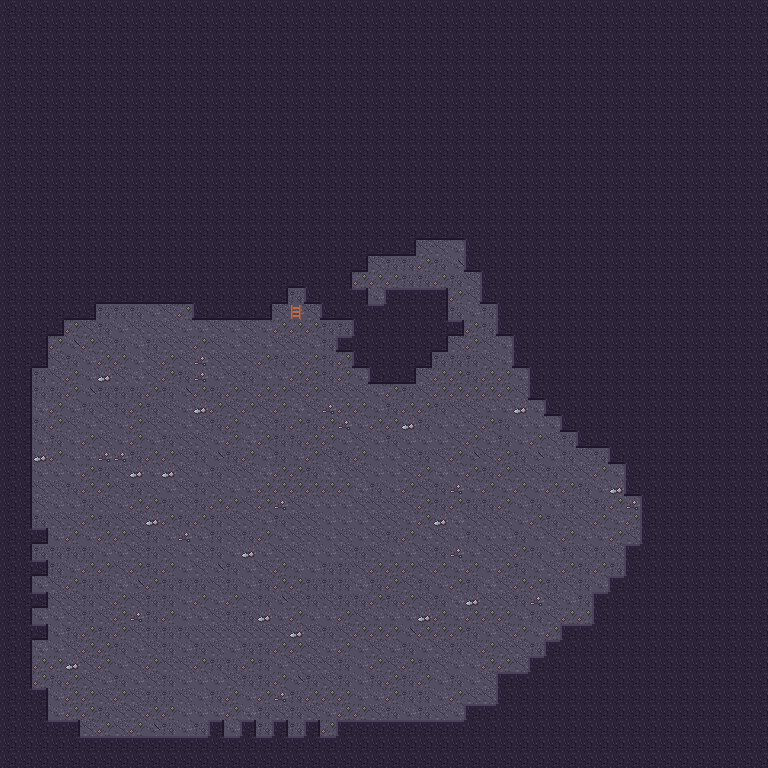

Below is a game level as drawn by its tile map, then a one-line description and the .tmx that defines it (tile-layer data replaced by summaries):
An orthogonal 48x48 tile map with 16x16 px tiles, 3 tile layers (Back, Buildings, Front).

<map version="1.4" tiledversion="1.4.2" orientation="orthogonal" renderorder="right-down" compressionlevel="0" width="48" height="48" tilewidth="16" tileheight="16" infinite="0" nextlayerid="4" nextobjectid="1">
  <properties />
  <tileset firstgid="1" name="cave" tilewidth="16" tileheight="16" tilecount="48" columns="16">
    <image source="../cave.png" width="256" height="48" />
    <tile id="1">
      <properties>
        <property name="Passable" type="string" value="F" />
      </properties>
    </tile>
    <tile id="16">
      <properties>
        <property name="Passable" type="string" value="F" />
      </properties>
    </tile>
    <tile id="17">
      <properties>
        <property name="Passable" type="string" value="F" />
      </properties>
    </tile>
    <tile id="18">
      <properties>
        <property name="Passable" type="string" value="F" />
      </properties>
    </tile>
    <tile id="19">
      <properties>
        <property name="Passable" type="string" value="F" />
      </properties>
    </tile>
    <tile id="20">
      <properties>
        <property name="Passable" type="string" value="F" />
      </properties>
    </tile>
    <tile id="21">
      <properties>
        <property name="Passable" type="string" value="F" />
      </properties>
    </tile>
    <tile id="22">
      <properties>
        <property name="Passable" type="string" value="F" />
      </properties>
    </tile>
    <tile id="23">
      <properties>
        <property name="Passable" type="string" value="F" />
      </properties>
    </tile>
    <tile id="24">
      <properties>
        <property name="Passable" type="string" value="F" />
      </properties>
    </tile>
    <tile id="25">
      <properties>
        <property name="Passable" type="string" value="F" />
      </properties>
    </tile>
    <tile id="26">
      <properties>
        <property name="Passable" type="string" value="F" />
      </properties>
    </tile>
    <tile id="27">
      <properties>
        <property name="Passable" type="string" value="F" />
      </properties>
    </tile>
    <tile id="28">
      <properties>
        <property name="Passable" type="string" value="F" />
      </properties>
    </tile>
    <tile id="29">
      <properties>
        <property name="Passable" type="string" value="F" />
      </properties>
    </tile>
    <tile id="30">
      <properties>
        <property name="Passable" type="string" value="F" />
      </properties>
    </tile>
    <tile id="31">
      <properties>
        <property name="Passable" type="string" value="F" />
      </properties>
    </tile>
  </tileset>
  <layer id="1" name="Back" width="48" height="48" opacity="1" offsetx="0" offsety="0">
   <data>[2304 cells, 2304 non-empty, 9 distinct tile ids]</data>
  </layer>
  <layer id="2" name="Buildings" width="48" height="48" opacity="1" offsetx="0" offsety="0">
   <data>[2304 cells, 1456 non-empty, 12 distinct tile ids]</data>
  </layer>
  <layer id="3" name="Front" width="48" height="48" opacity="1" offsetx="0" offsety="0">
   <data>[2304 cells, 0 non-empty, 0 distinct tile ids]</data>
  </layer>
</map>
